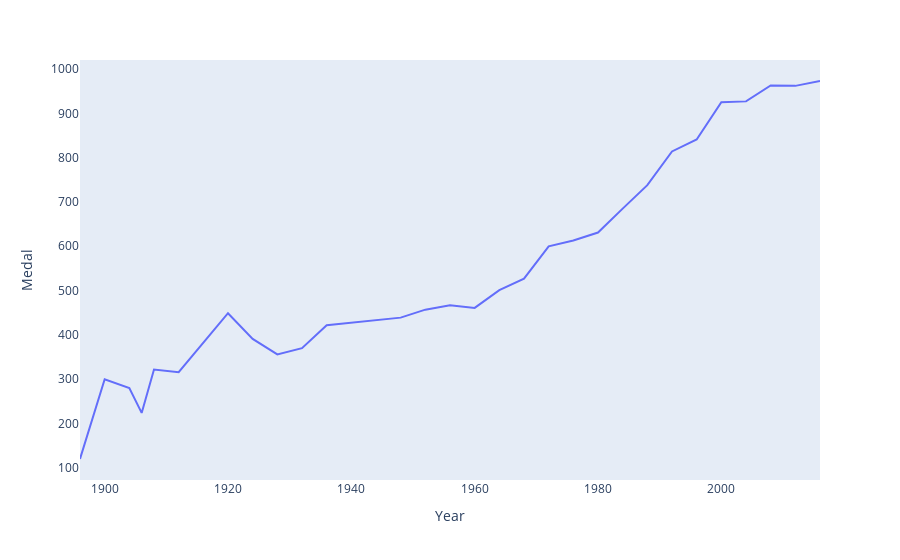

Notebook source saved alongside this figure:
### Code cell
fig = px.line(final_df, x = "Year", y = "Medal")
fig.update_xaxes(showgrid=False)
fig.update_yaxes(showgrid=False)

### Figure 1 — Plotly figure (JSON) as saved in the notebook; plotly's stock layout.template omitted (floating-point values rounded to 4 significant figures)
{"data": [{"hovertemplate": "Year=%{x}<br>Medal=%{y}<extra></extra>", "legendgroup": "", "line": {"color": "#636efa", "dash": "solid"}, "marker": {"symbol": "circle"}, "mode": "lines", "name": "", "orientation": "v", "showlegend": false, "type": "scatter", "x": [1896, 1900, 1904, 1906, 1908, 1912, 1920, 1924, 1928, 1932, 1936, 1948, 1952, 1956, 1960, 1964, 1968, 1972, 1976, 1980, 1984, 1988, 1992, 1996, 2000, 2004, 2008, 2012, 2016], "xaxis": "x", "y": [120, 300, 280, 224, 322, 316, 449, 391, 356, 370, 422, 439, 457, 467, 461, 501, 527, 600, 613, 631, 685, 738, 814, 841, 925, 927, 963, 962, 973], "yaxis": "y"}], "layout": {"legend": {"tracegroupgap": 0}, "margin": {"t": 60}, "xaxis": {"anchor": "y", "domain": [0, 1], "showgrid": false, "title": {"text": "Year"}}, "yaxis": {"anchor": "x", "domain": [0, 1], "showgrid": false, "title": {"text": "Medal"}}}}
